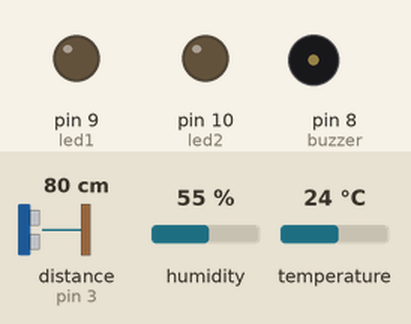
Recording of a sketch running on a simulated Arduino Uno, built with avr-gcc and run on an emulated ATmega328P. On the bench: output pins drawn as LEDs (lit = HIGH), buzzer (waves = sounding, pin HIGH). Wiring (inferred from the names in the program): ultrasonic range finder: trigger pin 4; echo pin 3. Dashed ring = blinking. The test bench sets the inputs (shaded band); at power-on: humidity 55 %, distance to the obstacle (sensor on pin 3) 80 cm, temperature 24 °C. The echo pulse lasts 58.3 µs per cm; pins used as bus, display or sensor lines are not drawn.

Above: at 1.8 s.
1.9 s: humidity set to 69 %
3.4 s: humidity set to 72 %
At 4.7 s:
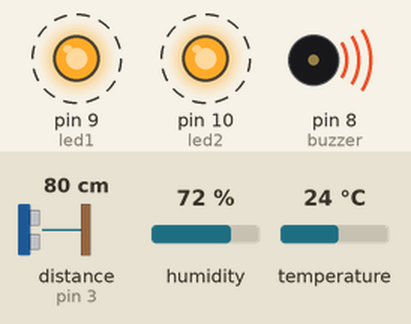
9.4 s: humidity set to 22 %
At 10.1 s:
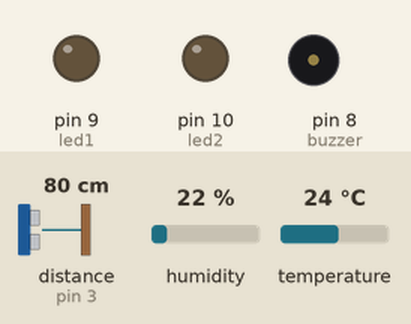
10.9 s: humidity set to 88 %
At 12.5 s:
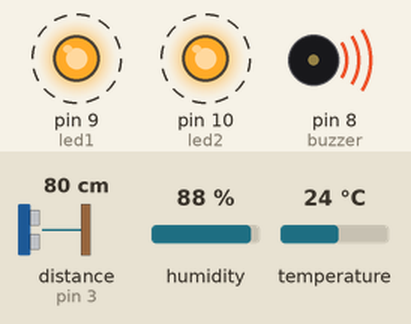
Timing chart, 0 to 17.9 s (numbered marks = the images above; inputs shaded):
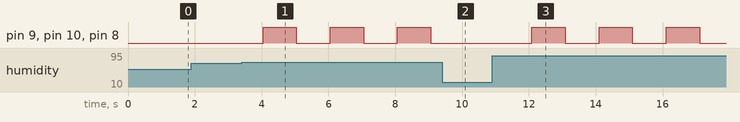

Measured:
- the behaviour switches between 70 and 71 % on humidity (found by bisection; images 0 and 1)
- after the input at 1.9 s, every drawn part: stays the same
- after the input at 3.4 s, pin 9 (led1), pin 10 (led2), pin 8 (buzzer): alternates HIGH for 1.0 s and LOW for 1.0 s, starting after 0.64 s
- after the input at 9.4 s, pin 9 (led1), pin 10 (led2), pin 8 (buzzer): stays LOW (without the input it goes to HIGH after 0.67 s)
- after the input at 10.9 s, pin 9 (led1), pin 10 (led2), pin 8 (buzzer): alternates HIGH for 1.0 s and LOW for 1.0 s, starting after 1.2 s

The sketch:

codigo.ino
```cpp
// Instalação de Bibliotecas
#include <DHT.h>

// Variáveis
#define trigger 4
#define echo 3
#define dhtpin 7
#define dhtType DHT22
#define led1 9
#define led2 10
#define buzzer 8
int dist = 0;

DHT dht(dhtpin, dhtType);

void setup() {
  // Declarações gerais de OUTPUT, INPUT, etc.
  Serial.begin(9600);
  dht.begin();
  pinMode(led1, OUTPUT);
  pinMode(led2, OUTPUT);
  pinMode(buzzer, OUTPUT);
  pinMode(trigger, OUTPUT);
  pinMode(echo, INPUT);
  Serial.begin(9600);

}

void loop() {
  // Loop principal

  // Pegando umidade
  int umi = dht.readHumidity();

  // Configurando tempo Ultrasônico
  digitalWrite(trigger, HIGH);
  delayMicroseconds(10);
  digitalWrite(trigger, LOW);

  // Pegando distância
  dist = pulseIn(echo, HIGH);
  dist = dist/58;

  // Colocando uma condição de alerta de enchente
  // Com leds vermelhos e um buzzer
  if (umi > 70  && dist < 100){
    digitalWrite(led1, HIGH);
    digitalWrite(led2, HIGH);
    digitalWrite(buzzer, HIGH);
    delay(1000);
    digitalWrite(led1, LOW);
    digitalWrite(led2, LOW);
    digitalWrite(buzzer, LOW);
  }

  // delay para depois fazer a medição novamente
  delay(1000);
}

// O projeto poderia ser melhorado com:
// Sensor de chuva
// Boia de nível de água
// Porém não tem esses componentes no Wokwi
```
